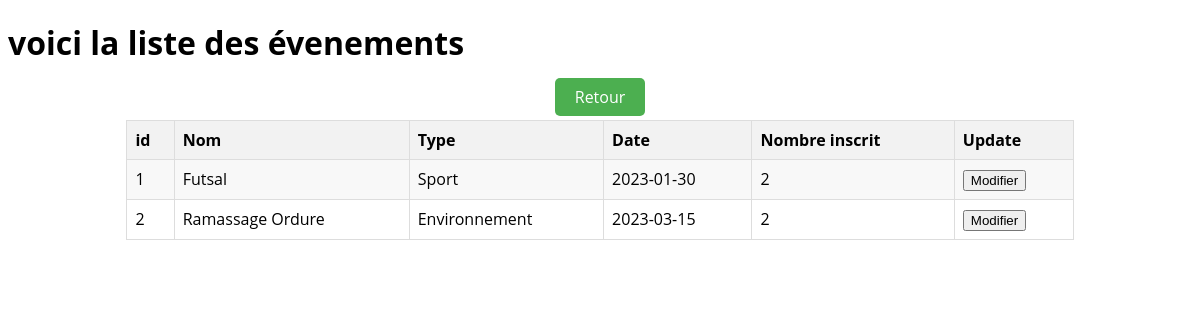
The page /listeEvents.php on the database as committed earlier.
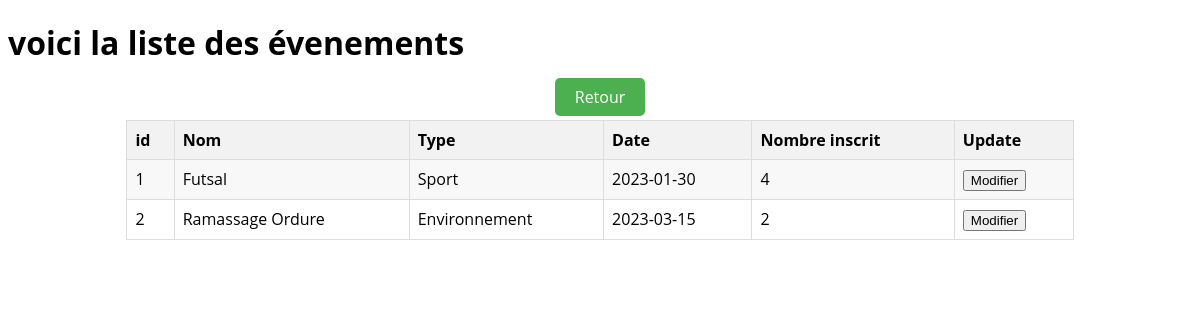
The same page on the database as committed later.
### tables this page shows
CREATE TABLE IF NOT EXISTS `events` (
  `id` int(11) NOT NULL AUTO_INCREMENT,
  `nom` varchar(255) NOT NULL,
  `type` varchar(255) NOT NULL,
  `date` date NOT NULL,
  `nb_inscrit` int(11) DEFAULT '0',
  PRIMARY KEY (`id`)
);

### public/fonction.php (called while the page is built, shortened)
<?php
require_once 'connexion_bd.php';
function affichEvents() {
    global $pdo;
    $query = 'SELECT * FROM events';
    $prep = $pdo->prepare($query);
    if ($prep->execute()) {
        return $prep->fetchAll();
    }
    return false;
}

### public/listeEvents.php (the view, shortened to what this page needs)
<!DOCTYPE html>
<html lang="fr">
<head class="tete">
    <?php
    require_once 'fonction.php';
    $events = affichEvents();
    ?>
</head>
<body>
    <div class="container">
        <table class="table table-bordered table-dark">
            <h1>
                <?php echo $_SESSION['prenom'] ?> voici la liste des évenements
            </h1>
            <div style="text-align: center; margin-top: 10px;">
                <a href="index.php" class="btn btn-primary">Retour</a>
            </div>
            <tr>
                <th>id</th>
                <th>Nom</th>
                <th>Type</th>
                <th>Date</th>
                <th>Nombre inscrit</th>
                <th>Update</th>
            </tr>
            <?php foreach ($events as $ev): ?>
                <tr>
                    <td>
                        <?php echo $ev->id ?>
                    </td>
                    <td>
                        <?php echo $ev->nom ?>
                    </td>
                    <td>
                        <?php echo $ev->type ?>
                    </td>
                    <td>
                        <?php echo $ev->date ?>
                    </td>
                    <td>
                        <?php echo $ev->nb_inscrit ?>
                    </td>
                    <td>
                        <a href="updateEvents.php?id=<?php echo $ev->id ?>"><button type="button">Modifier</button></a>
                    </td>
                </tr>
            <?php endforeach ?>
        </table>
    </div>
</body>
</html>

Rows that differ between the two databases and show on the page:
changed events "Futsal": nb_inscrit "2" → "4"
